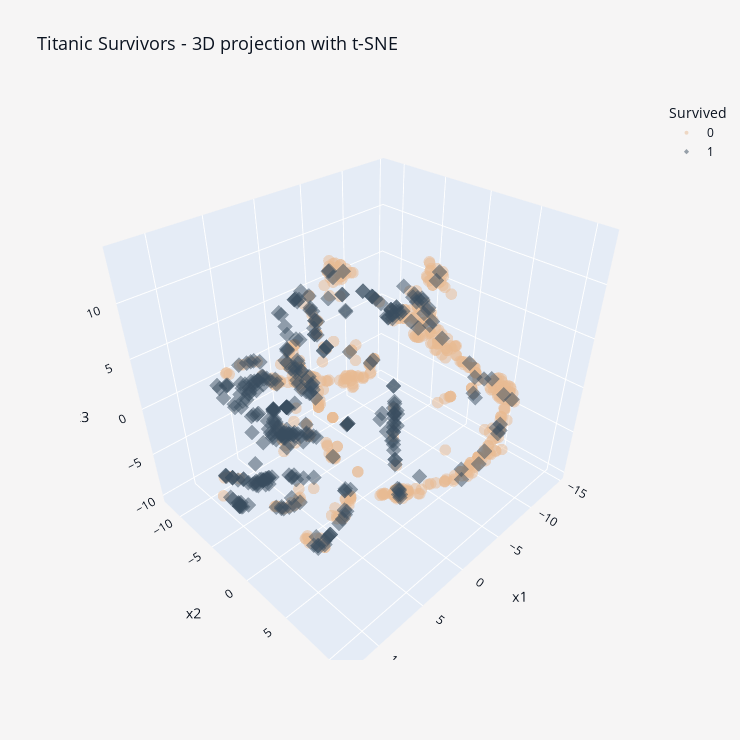

Notebook source saved alongside this figure:
### Code cell
fig = px.scatter_3d(
    data_frame=X_3d,
    x="x1",
    y="x2",
    z="x3",
    symbol="Survived",
    symbol_sequence=["circle", "diamond"],
    color="Survived",
    color_discrete_sequence=["#e8ba91", "#394d5f"],
    opacity=0.5,
    height=740,
    width=740,
    title="Titanic Survivors - 3D projection with t-SNE",
)

fig.update_layout(
    font_color=FONT_COLOR,
    title_font_size=18,
    plot_bgcolor=BACKGROUND_COLOR,
    paper_bgcolor=BACKGROUND_COLOR,
)

fig.update_traces(marker_size=4)
fig.show()

### Figure 1 — Plotly figure (JSON) as saved in the notebook; plotly's stock layout.template omitted (floating-point values rounded to 4 significant figures; data arrays with more than 128 entries replaced by an {"elided": "..."} marker saying what was removed)
{"data": [{"hovertemplate": "Survived=0<br>x1=%{x}<br>x2=%{y}<br>x3=%{z}<extra></extra>", "legendgroup": "0", "marker": {"color": "#e8ba91", "opacity": 0.5, "size": 4, "symbol": "circle"}, "mode": "markers", "name": "0", "scene": "scene", "showlegend": true, "type": "scatter3d", "x": {"elided": "549 float values"}, "y": {"elided": "549 float values"}, "z": {"elided": "549 float values"}}, {"hovertemplate": "Survived=1<br>x1=%{x}<br>x2=%{y}<br>x3=%{z}<extra></extra>", "legendgroup": "1", "marker": {"color": "#394d5f", "opacity": 0.5, "size": 4, "symbol": "diamond"}, "mode": "markers", "name": "1", "scene": "scene", "showlegend": true, "type": "scatter3d", "x": {"elided": "342 float values"}, "y": {"elided": "342 float values"}, "z": {"elided": "342 float values"}}], "layout": {"font": {"color": "#0b1320"}, "height": 740, "legend": {"title": {"text": "Survived"}, "tracegroupgap": 0}, "paper_bgcolor": "#F6F5F5", "plot_bgcolor": "#F6F5F5", "scene": {"domain": {"x": [0, 1], "y": [0, 1]}, "xaxis": {"title": {"text": "x1"}}, "yaxis": {"title": {"text": "x2"}}, "zaxis": {"title": {"text": "x3"}}}, "title": {"font": {"size": 18}, "text": "Titanic Survivors - 3D projection with t-SNE"}, "width": 740}}
